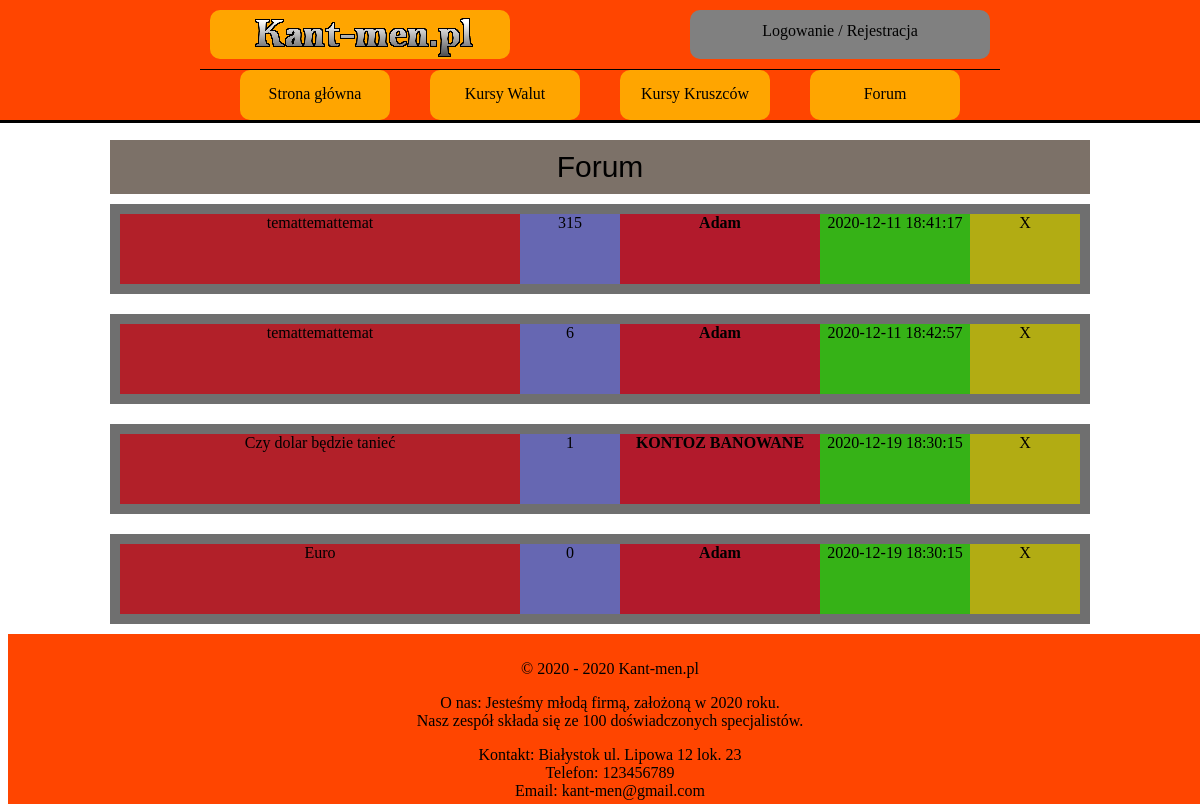
The app's page /forum.php, older data.
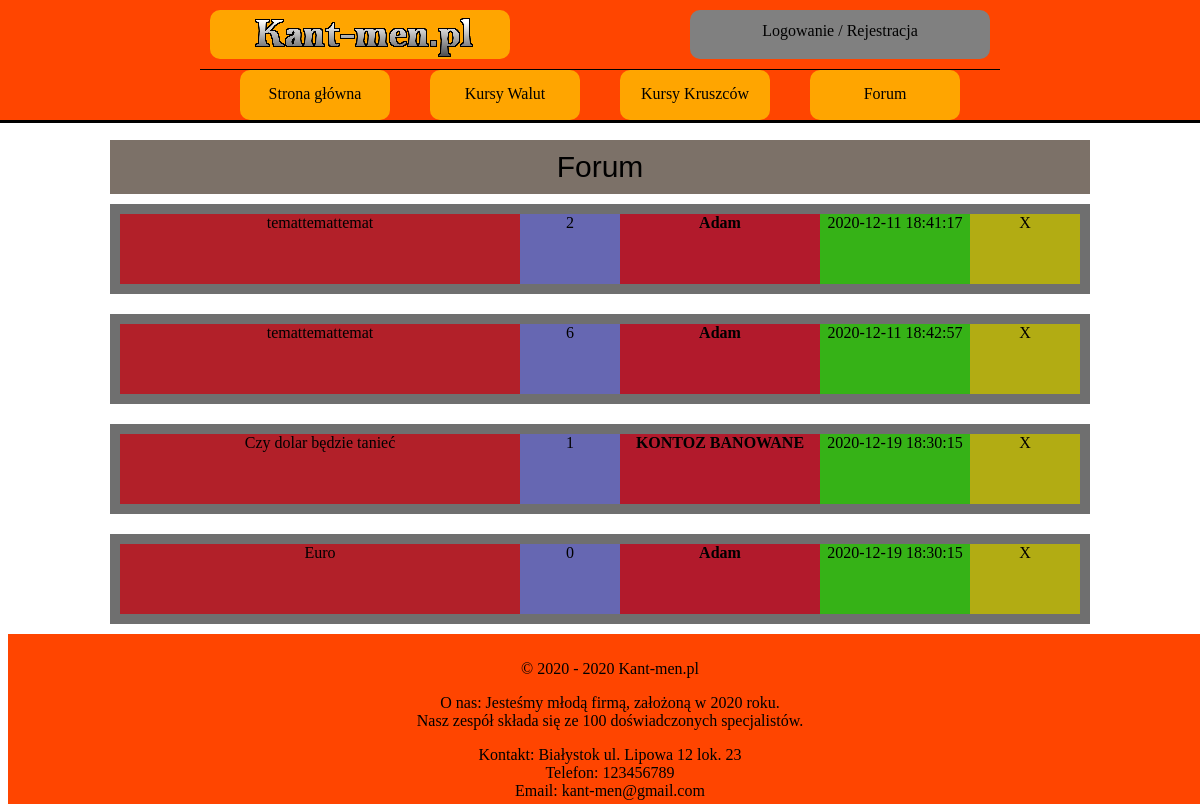
The same page, newer data.
### tables this page shows
CREATE TABLE `watek` (
  `ID_WATEK` int(10) NOT NULL,
  `ID_USER` int(10) NOT NULL,
  `TEMAT` varchar(100) NOT NULL,
  `DATA` timestamp NOT NULL DEFAULT current_timestamp(),
  `TRESC_WATKU` longtext NOT NULL,
  `LICZBA_KOMENTARZY` int(10) NOT NULL DEFAULT 0,
  `ILOSC_ODWIEDZIN` int(10) NOT NULL DEFAULT 0,
  `OCENA` int(10) NOT NULL DEFAULT 0,
  `STATUS` varchar(20) NOT NULL DEFAULT 'UKRYTE'
);

CREATE TABLE `user` (
  `ID_USER` int(10) NOT NULL,
  `LOGIN` varchar(20) NOT NULL,
  `HASLO` char(255) NOT NULL,
  `IMIE` varchar(50) NOT NULL,
  `NAZWISKO` varchar(50) NOT NULL,
  `EMAIL` varchar(50) NOT NULL,
  `WIEK` int(10) NOT NULL,
  `MIASTO` varchar(50) NOT NULL,
  `KRAJ` varchar(50) NOT NULL,
  `OPIS_PROFILU` text DEFAULT NULL,
  `ZDJECIE` varchar(255) DEFAULT NULL,
  `STW_WATKI` int(10) NOT NULL DEFAULT 0,
  `LICZ_KOMENTARZY` int(10) NOT NULL DEFAULT 0,
  `UPRAWNIENIA` varchar(10) NOT NULL DEFAULT 'USER'
);

### forum.php (the view, shortened to what this page needs)
<!DOCTYPE HTML>
<html>
    <head>
        <link href="CSS/styleGlowne.css" rel="stylesheet" type="text/css">
        <link href="CSS/styleForum.css" rel="stylesheet" type="text/css">
    </head>
    <body>
    <?php
    include_once('rysowanieMenu.php');
    rysowanieGlownegoMenu();
    ?>
        <main>
            <section>
                <div class="pas-tytulowy">
                    Forum
                </div>
                <?php
                    require_once "polaczeniezMySQL.php";
                    $polaczenie = @new mysqli($host,$db_user,$db_password,$db_name);
                    if($polaczenie->connect_errno!=0)
                    {
                        echo "Error: ".$polaczenie->connect_errno;
                    }
                    else
                    {
                        $rezultat = $polaczenie->query("SELECT * FROM watek");
                        if(!$rezultat)
                        {
                        throw new Exception($polaczenie->error);
                        }
                        else
                        {
                        while($row = mysqli_fetch_array($rezultat))
                        {
                ?>
                <article class="artykul">
                    <div class="glowny-kontener-artykulu">
                        <div class="tytul-watku">
                            <?php echo '<a href="watek.php?id='.$row['ID_WATEK'].'">'.$row['TEMAT'].'</a>'; ?>
                        </div>
                        <div class="ilosc-odwiedzin">
                            <?php echo $row['ILOSC_ODWIEDZIN']; ?>
                        </div>
                        <div class="autor">
                            <?php
                                $row_autor = mysqli_fetch_array($wyciagniecie_nicku_autora = $polaczenie->query("SELECT * FROM user WHERE ID_USER=".$row['ID_USER']));
                                echo '<a href="profilowe.php?user='.$row['ID_USER'].'"><k style=" font-weight: 700;">'.$row_autor['LOGIN'].'</k></a>';
                            ?>
                        </div>
                        <div class="czas-wstawienia">
                            <?php echo $row['DATA']; ?>
                        </div>
                        <div class="admin-mini-panel">
                            X
                        </div>
                    </div>
                </article>
                <?php
                    }
                    }
                    }
                ?>
            </section>
        </main>
    <?php
    include_once('rysowanieStopki.php');
    rysowanieStopki();
    ?>
    </body>
</html>

### rysowanieMenu.php (shortened to what this page needs)
<?php
function rysowanieGlownegoMenu()
{
    ?>
    <header>
        <nav class="nawigacja-menu">
            <div class="nawigacja-czesc-gorna">
                <div class="logo"><a href="index.php"><img src="img/logo/logo-duze.png" alt="logo"></a></div>
                <div class="logowanie-rejestracja">
                    <?php
                    if((isset($_SESSION['zalogowany']))&&($_SESSION['zalogowany']==true))
                    {
                        echo '<a href="profilowe.php?user='.$_SESSION['id_usera_zalog'].'">'.$_SESSION['login_wyswietlanie'].'</a>';
                        echo '<br>';
                        echo '<a href="wylogowanie.php">Wyloguj</a>';
                        if((isset($_SESSION['admin']))&&($_SESSION['admin']==true)){
                            echo '<a href="panel_admin_a.php" ><input type="submit" value="PANEL ADMINA"
                                          style="background-color: #4CAF50;
                                          border: none;
                                          color: white;
                                          padding: 5px 5px;
                                          text-align: center;
                                          text-decoration: none;
                                          display: inline-block;
                                          font-size: 13px;
                                          "></a>';
                        }
                    }
                    else
                    {
                        echo '<a href="logowanie.php">Logowanie</a> / <a href="rejestracja.php">Rejestracja</a>';
                    }
                    ?>
                </div>
            </div>
            <div class="nawigacja-czesc-dolna">
                <div class="strona-glowna"> <a href="index.php" >Strona główna</a></div>
                <div class="kurs-walut"> <a href="waluty.php">Kursy Walut</a></div>
                <div class="kurs-kruszcow"> <a href="kruszce.php">Kursy Kruszców</a></div>
                <div class="forum"> <a href="forum.php">Forum</a></div>
            </div>
        </nav>
    </header>
    <?php
}
?>

### rysowanieStopki.php (shortened to what this page needs)
<?php
function rysowanieStopki()
{
    ?>
    <footer>
        <div class="domena">
            <p>&copy; 2020 - 2020 Kant-men.pl</p>
        </div>
        <div class="o-nas">
            <p>O nas: Jesteśmy młodą firmą, założoną w 2020 roku. </br>
            Nasz zespół składa się ze 100 doświadczonych specjalistów.</p>
        <div>
        <div class="kontakt">
            <p>Kontakt: Białystok ul. Lipowa 12 lok. 23 </br>
            Telefon: 123456789 </br>
            Email: kant-men@gmail.com</p>
        </div>
    </footer>
    <?php
}
    ?>

### CSS/styleGlowne.css (style rules this page uses)
body { background-color: white; justify-content: center; align-items: center; }
header { position: fixed; width: 100%; top: 0px; left: 0px; height: 120px; background-color: orangered; color: black; text-decoration: none; z-index: 10; clear: both; border-bottom: black solid 3px; }
main { background-color: white; margin-left: auto; margin-right: auto; width: 1000px; height: auto; margin-top: 130px; align-items: center; }
footer { width: 100%; height: 150px; background-color: orangered; position: relative; bottom: 0px; left: 0px; margin: 0px; padding: 10px; text-align: center; align-items: center; }
a { text-decoration: none; color: inherit; }
.nawigacja-menu { background-color: #72e7ff; position:relative; width: 800px; height: 100%; margin-left: auto; margin-right: auto; }
.nawigacja-czesc-gorna { background-color: orangered; width: 800px;; height: 70px; padding: 10px; box-sizing: border-box; position:relative; border-bottom: black solid 1px; }
.logo, .logowanie-rejestracja { height: 100%; width: 300px; }
.logo { background-color: orange; border-radius: 10px; float: left; }
.logowanie-rejestracja { background-color: grey; border-radius: 10px; float: right; padding: 12px; }
.logo, .logowanie-rejestracja { box-sizing: border-box; text-align: center; }
.nawigacja-czesc-dolna { background-color: orangered; width: 800px;; height: 50px; box-sizing: border-box; }
.strona-glowna, .kurs-walut, .kurs-kruszcow, .forum { background-color: orange; border-radius: 10px; float: left; width: 150px; height: 100%; padding: 15px; margin-left: 40px; text-align: center; box-sizing: border-box; }

### CSS/styleForum.css (style rules this page uses)
article { background-color: green; height: 100%; }
.pas-tytulowy { position: relative; background-color: rgb(124, 113, 104); width: auto; margin: 10px; padding: 10px; text-align: center; font-family: sans-serif; font-size: 30px; top: 10px; }
.artykul { background-color: rgb(111, 111, 111); margin: 20px 10px 10px 10px; padding: 10px 10px 10px 10px; text-align: center; display: flex; }
.glowny-kontener-artykulu { height: 70px; background-color: #99b240; width: 100%; }
.tytul-watku { background-color: #b22029; height: 70px; width: 400px; float: left; }
.ilosc-odwiedzin { width: 100px; height: 70px; background-color: #6667b2; float: left; }
.autor { width: 200px; height: 70px; background-color: #b21a2c; float: left; }
.czas-wstawienia { width: 150px; height: 70px; background-color: #36b217; float: left; }
.admin-mini-panel { width: 110px; height: 70px; background-color: #b2ac13; float: left; }

Row changes from the older to the newer data that the page shows:
changed watek (number 1 of 4 on the later page): ILOSC_ODWIEDZIN "315" → "2"
